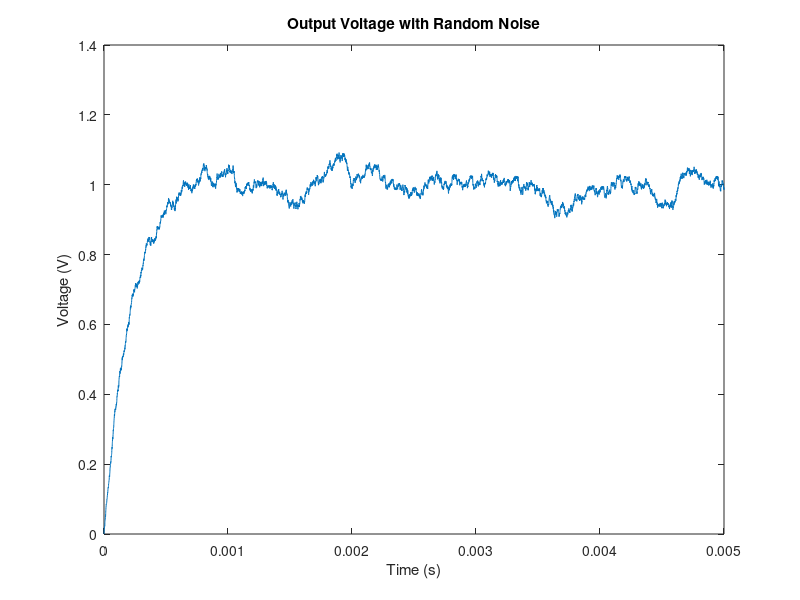
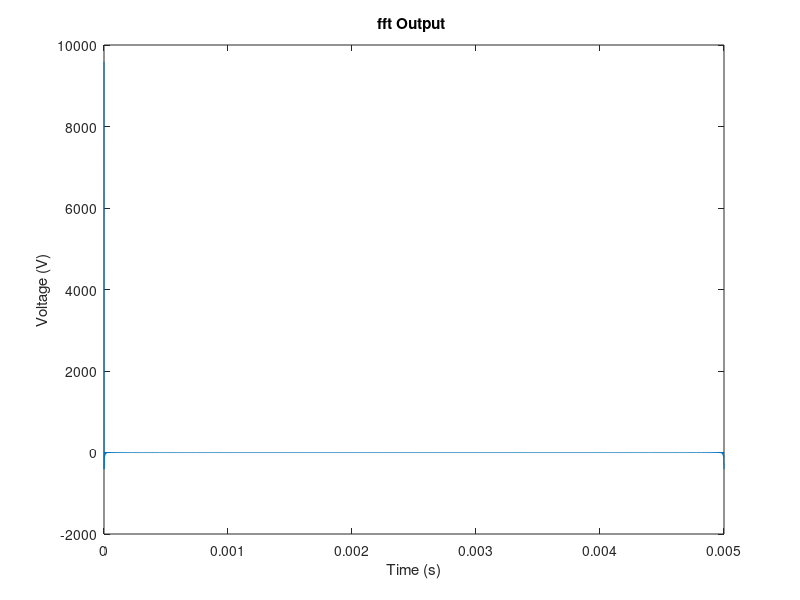

MATLAB code to generate these figures, in order:
%%Vo with random noise 

R=20;
C=10*10^-6;
Vs=1;
Vsi = 1;
t=linspace(0,0.005,10000);
Vc=zeros(1,length(t));
RC=R*C;
tx = (t(2)-t(1));
Vc(length(t))=1;
I = (Vsi/R)*randn(1,length(t));
for i=1:length(t)-1
    Vc(i+1)=((C*(Vc(i))/tx)+(Vs/R))*(((C/tx)+1/R)^-1)*R;
    Vc(i+1) = Vc(i+1) + I(i+1);
    Vc(i+1) = Vc(i+1)/R;
    Vc2 = (Vc(i+1))^2
end
figure()
plot(t,Vc)
title('Output Voltage with Random Noise') 
xlabel('Time (s)')
ylabel('Voltage (V)')

V=fft(Vc)
figure()
plot(t,V)
title('fft Output ') 
xlabel('Time (s)')
ylabel('Voltage (V)')


VRMS = sum(Vc2(:))/((length(t)-1)-1);
VRMS = sqrt(VRMS);





